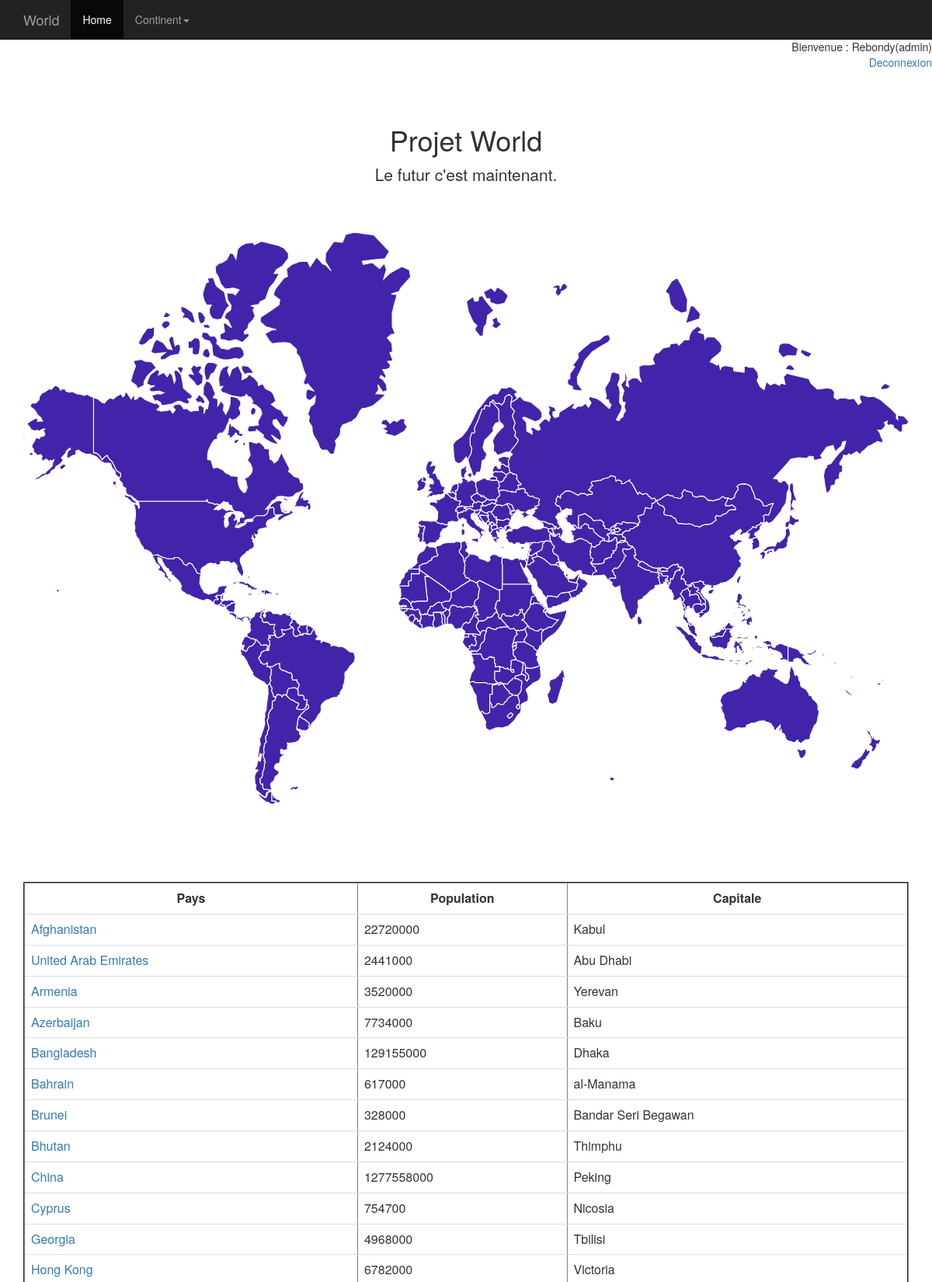
The app's page /index.php?continent=Asia (signed in, upper part) with its own data.
### tables this page shows
CREATE TABLE `Country` (
  `id` int(11) NOT NULL,
  `Code` char(3) DEFAULT NULL,
  `Name` char(52) NOT NULL DEFAULT '',
  `Continent` enum('Asia','Europe','North America','Africa','Oceania','Antarctica','South America') NOT NULL DEFAULT 'Asia',
  `Region` char(26) NOT NULL DEFAULT '',
  `SurfaceArea` float(10,2) NOT NULL DEFAULT '0.00',
  `IndepYear` smallint(6) DEFAULT NULL,
  `Population` int(11) NOT NULL DEFAULT '0',
  `LifeExpectancy` float(3,1) DEFAULT NULL,
  `GNP` float(10,2) DEFAULT NULL,
  `GNPOld` float(10,2) DEFAULT NULL,
  `LocalName` char(45) NOT NULL DEFAULT '',
  `GovernmentForm` char(45) NOT NULL DEFAULT '',
  `HeadOfState` char(60) DEFAULT NULL,
  `Capital` int(11) DEFAULT NULL,
  `Code2` char(2) NOT NULL DEFAULT ''
);

### inc/manager-db.php (called while the page is built, shortened)
<?php
require_once 'connect-db.php';
function getCountries($continent = null) {
   global $pdo;
   if (!$continent) :
     $query = 'SELECT * FROM Country;';
     return $pdo->query($query)->fetchAll();
   else :
     $query = 'SELECT * FROM Country WHERE Continent = :continent;';
     $prep = $pdo->prepare($query);
     $prep->bindValue(':continent', $continent, PDO::PARAM_STR);
     $prep->execute();
     return $prep->fetchAll();
   endif;
}
function getCapital($id){
  global $pdo;
  $query='SELECT `Name` FROM `City` WHERE id=:id';
  $prep=$pdo->prepare($query);
  $prep->bindValue(':id',$id, PDO::PARAM_STR);
  $prep->execute();
  return $prep->fetch();
}
?>

### index.php (the view, shortened to what this page needs)
<?php
  require_once('inc/manager-db.php');
  if (isset($_SESSION['nom']) && isset($_SESSION['role'])){
    echo "<p style=text-align:right;>Bienvenue : ".$_SESSION['nom']."(".$_SESSION['role'].")";
    echo "<br><a href='./logout.php'>Deconnexion</a>";
  }
  else
    header ('location: authentification.php');
?>
<?php require_once 'header.php';
require_once 'inc/manager-db.php';
  $lesPays=getCountries();
?>
<div class="container">
  <div class="starter-template">
    <h1>Projet World</h1>
    <p class="lead">Le futur c'est maintenant.</p>
  </div>
  <div class="map" id="map">
    <div class="map__image">
    </div>
    <br/>
    <br/>
    <br/>
    <div>
      <?php
      if(isset($_GET['continent'])){
        $continent=$_GET['continent'];
        $lesPays=getCountries($continent);
      }
      ?>
      <br><br>
      <table border="2px" class="table">
        <th> Pays </th>
        <th> Population </th>
        <th> Capitale </th>
        <?php foreach($lesPays as $pays):?>
          <?php
          if(getCapital($pays->Capital)!=NULL){
            $city=getCapital($pays->Capital);
            $capitalName=$city->Name;
          }
          else{
            $capitalName="NIA";
          }
          ?>
          <tr>
            <td><a href="pays.php?Name=<?php echo $pays->Name?>"><?php echo ($pays->Name); ?></a> </td>
            <td> <?php echo($pays->Population); ?> </td>
            <td> <?php echo($capitalName); ?></td>
          </tr>
        <?php endforeach;?>
      </table>
    </div>
  </div>
  <?php require_once 'footer.php'; ?>

### css/custom.css (style rules this page uses)
body { padding-top: 50px; }
.starter-template { padding: 40px 15px; text-align: center; }
th { text-align: center; }
.map__image { width: 100%; }

### records on screen
country: Name "Afghanistan", Population "22720000", capitalName "Kabul"
country: Name "United Arab Emirates", Population "2441000", capitalName "Abu Dhabi"
country: Name "Armenia", Population "3520000", capitalName "Yerevan"
country: Name "Azerbaijan", Population "7734000", capitalName "Baku"
country: Name "Bangladesh", Population "129155000", capitalName "Dhaka"
country: Name "Bahrain", Population "617000", capitalName "al-Manama"
country: Name "Brunei", Population "328000", capitalName "Bandar Seri Begawan"
country: Name "Bhutan", Population "2124000", capitalName "Thimphu"
country: Name "China", Population "1277558000", capitalName "Peking"
country: Name "Cyprus", Population "754700", capitalName "Nicosia"
country: Name "Georgia", Population "4968000", capitalName "Tbilisi"
country: Name "Hong Kong", Population "6782000", capitalName "Victoria"

### other values on screen
$_SESSION['nom'] "Rebondy"
$_SESSION['role'] "admin"
